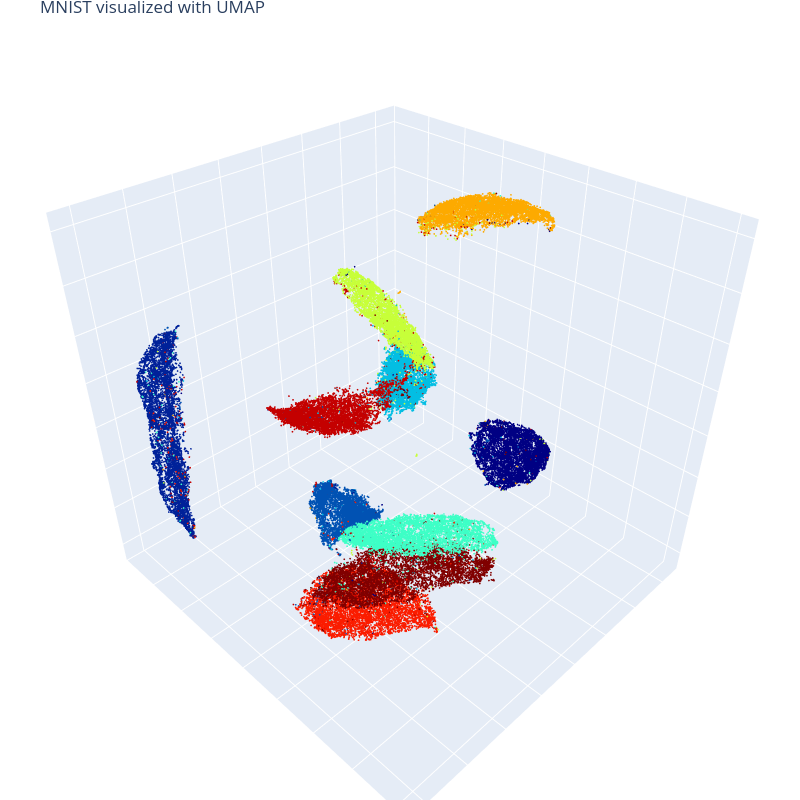

The notebook cell saved with this chart:
### Code cell
# 3D Visualization
import plotly.graph_objects as go
data = go.Scatter3d(x=Xvis, y=Yvis, z=Zvis, mode='markers', marker=dict(size=1, color=C, colorscale='jet', opacity=1)) # data as points
# data = go.Scatter3d(x=Xvis, y=Yvis, z=Zvis, mode='markers', marker=dict(size=1, color=C, colorscale='jet', opacity=1, showscale=True)) # w/ colobar 
fig = go.Figure(data=[data]) 
fig.update_layout(margin=dict(l=0, r=0, b=0, t=25, pad=0)) # tight layout but t=25 required for showing title 
fig.update_layout(autosize=False, width=800, height=800, title_text="MNIST visualized with UMAP") # figure size and title
# fig.update_layout(scene = dict(xaxis = dict(visible=False), yaxis = dict(visible=False), zaxis = dict(visible=False))) # no grid, no axis 
# fig.update_layout(scene = dict(xaxis_title = ' ', yaxis_title = ' ', zaxis_title = ' ')) # no axis name 
fig.update_layout(scene = dict(zaxis = dict(showgrid = True, showticklabels = False), zaxis_title = ' ') ) # no range values, no axis name, grid on
fig.update_layout(scene = dict(yaxis = dict(showgrid = True, showticklabels = False), yaxis_title = ' ') ) # no range values, no axis name, grid on
fig.update_layout(scene = dict(xaxis = dict(showgrid = True, showticklabels = False), xaxis_title = ' ') ) # no range values, no axis name, grid on
fig.show()

### Figure 1 — Plotly figure (JSON) as saved in the notebook; plotly's stock layout.template omitted (floating-point values rounded to 4 significant figures; data arrays with more than 128 entries replaced by an {"elided": "..."} marker saying what was removed)
{"data": [{"marker": {"color": {"elided": "60000 int values"}, "colorscale": [[0, "rgb(0,0,131)"], [0.2, "rgb(0,60,170)"], [0.4, "rgb(5,255,255)"], [0.6, "rgb(255,255,0)"], [0.8, "rgb(250,0,0)"], [1, "rgb(128,0,0)"]], "opacity": 1, "size": 1}, "mode": "markers", "type": "scatter3d", "x": {"elided": "60000 float values"}, "y": {"elided": "60000 float values"}, "z": {"elided": "60000 float values"}}], "layout": {"autosize": false, "height": 800, "margin": {"b": 0, "l": 0, "pad": 0, "r": 0, "t": 25}, "scene": {"xaxis": {"showgrid": true, "showticklabels": false, "title": {"text": " "}}, "yaxis": {"showgrid": true, "showticklabels": false, "title": {"text": " "}}, "zaxis": {"showgrid": true, "showticklabels": false, "title": {"text": " "}}}, "title": {"text": "MNIST visualized with UMAP"}, "width": 800}}
